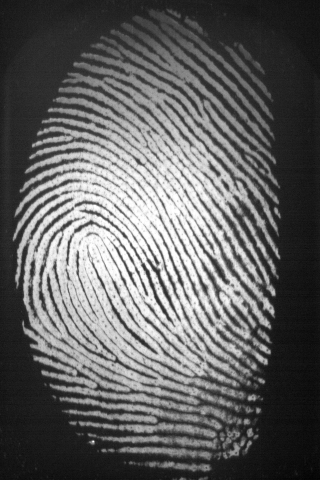
#> input picture codigo/codigoConsole/database/guillermo medina zegarra 1.bmp, 320 x 480 px
$ python app.py   (older library calls are emulated)
#> lines starting #> are read from the running program, lines starting #| are printed output that depends on the picture
#> in main, img1 is the input picture: shape (480, 320); min 3, max 255, mean 99.4
import cv2
import os
import sys
import numpy
import matplotlib.pyplot as plt
from enhance import image_enhance
from skimage.morphology import skeletonize, thin

#os.chdir("/app/")

def removedot(invertThin):
    temp0 = numpy.array(invertThin[:])
    temp0 = numpy.array(temp0)
    temp1 = temp0/255
    temp2 = numpy.array(temp1)
    temp3 = numpy.array(temp2)

    enhanced_img = numpy.array(temp0)
    filter0 = numpy.zeros((10,10))
    W,H = temp0.shape[:2]
    filtersize = 6

    for i in range(W - filtersize):
        for j in range(H - filtersize):
            filter0 = temp1[i:i + filtersize,j:j + filtersize]

            flag = 0
            if sum(filter0[:,0]) == 0:
                flag +=1
            if sum(filter0[:,filtersize - 1]) == 0:
                flag +=1
            if sum(filter0[0,:]) == 0:
                flag +=1
            if sum(filter0[filtersize - 1,:]) == 0:
                flag +=1
            if flag > 3:
                temp2[i:i + filtersize, j:j + filtersize] = numpy.zeros((filtersize, filtersize))

    return temp2


def get_descriptors(img):
	clahe = cv2.createCLAHE(clipLimit=2.0, tileGridSize=(8,8))
	img = clahe.apply(img)
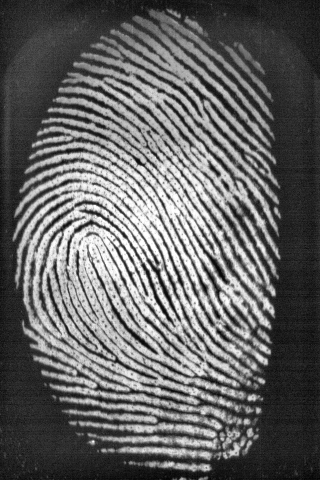
#> img: shape (480, 320); min 4, max 255, mean 101.9
	img = image_enhance.image_enhance(img)
	img = numpy.array(img, dtype=numpy.uint8)
	# Threshold
	ret, img = cv2.threshold(img, 127, 255, cv2.THRESH_BINARY_INV | cv2.THRESH_OTSU)
	# Normalize to 0 and 1 range
	img[img == 255] = 1

	#Thinning
	skeleton = skeletonize(img)
	skeleton = numpy.array(skeleton, dtype=numpy.uint8)
	skeleton = removedot(skeleton)
	# Harris corners
	harris_corners = cv2.cornerHarris(img, 3, 3, 0.04)
	harris_normalized = cv2.normalize(harris_corners, 0, 255, norm_type=cv2.NORM_MINMAX, dtype=cv2.CV_32FC1)
	threshold_harris = 125
	# Extract keypoints
	keypoints = []
	for x in range(0, harris_normalized.shape[0]):
		for y in range(0, harris_normalized.shape[1]):
			if harris_normalized[x][y] > threshold_harris:
				keypoints.append(cv2.KeyPoint(y, x, 1))
	# Define descriptor
	orb = cv2.ORB_create()
	# Compute descriptors
	_, des = orb.compute(img, keypoints)
	return (keypoints, des);

def procesar():
	i=1
	if i==1:
		image_name="guido alvites pinto 1.bmp"
		i=i+1
		main(image_name)
#> (the call stopped at in get_descriptors, `img = image_enhance.image_enhance(img)`: enhance is not available in this run)
		pass
	if i==2:
		image_name="guillermo medina zegarra 1.bmp"
		i=i+1
		main(image_name)
#> (the call stopped at in get_descriptors, `img = image_enhance.image_enhance(img)`: enhance is not available in this run)
		pass
	if i==3:
		image_name="gonzalo salazar revilla 1.bmp"
		i=i+1
		main(image_name)
#> (the call stopped at in get_descriptors, `img = image_enhance.image_enhance(img)`: enhance is not available in this run)
		pass
def main(image_namedos):
	image_name = "guillermo medina zegarra 1.bmp"
	img1 = cv2.imread("database/" + image_name, cv2.IMREAD_GRAYSCALE)
	kp1, des1 = get_descriptors(img1)

	#image_name = "102_1.tif"
	img2 = cv2.imread("database/" + image_namedos, cv2.IMREAD_GRAYSCALE)
	kp2, des2 = get_descriptors(img2)

	# Matching between descriptors
	bf = cv2.BFMatcher(cv2.NORM_HAMMING, crossCheck=True)
	matches = sorted(bf.match(des1, des2), key= lambda match:match.distance)
	# Plot keypoints
	img4 = cv2.drawKeypoints(img1, kp1, outImage=None)
	img5 = cv2.drawKeypoints(img2, kp2, outImage=None)
	f, axarr = plt.subplots(1,2)
	axarr[0].imshow(img4)
	axarr[1].imshow(img5)
	plt.show()
	# Plot matches
	img3 = cv2.drawMatches(img1, kp1, img2, kp2, matches, flags=2, outImg=None)
	plt.imshow(img3)
	plt.show()

	# Calculate score
	score = 0;
	for match in matches:
		score += match.distance
	score_threshold = 1
	print(score)
	print(len(matches))
	print(score/len(matches))
	if score/len(matches) < score_threshold:
		print("Fingerprint matches.")
	else:
		print("Fingerprint does not match.")


if __name__ == "__main__":
	try:
		procesar()
	except:
		raise

$ run again, with codigo/codigoConsole/database/3.bmp copied over codigo/codigoConsole/database/guillermo medina zegarra 1.bmp
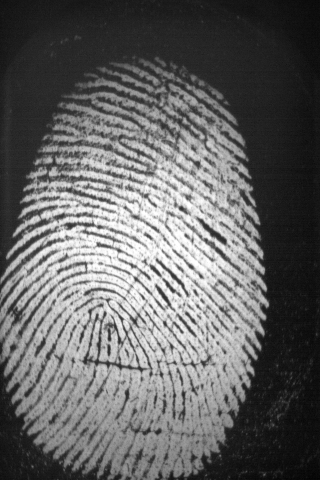
#> input picture codigo/codigoConsole/database/3.bmp, 320 x 480 px
#> in main, img1 is the input picture: shape (480, 320); min 2, max 255, mean 101.2
#> in get_descriptors, `img = clahe.apply(img)`:
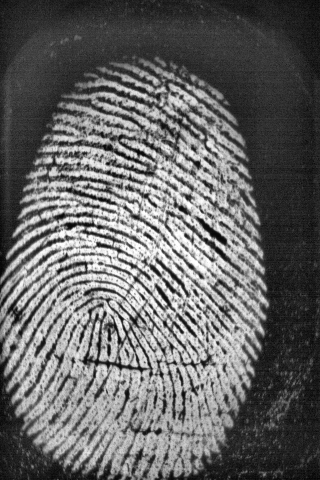
#> img: shape (480, 320); min 3, max 255, mean 102.7
